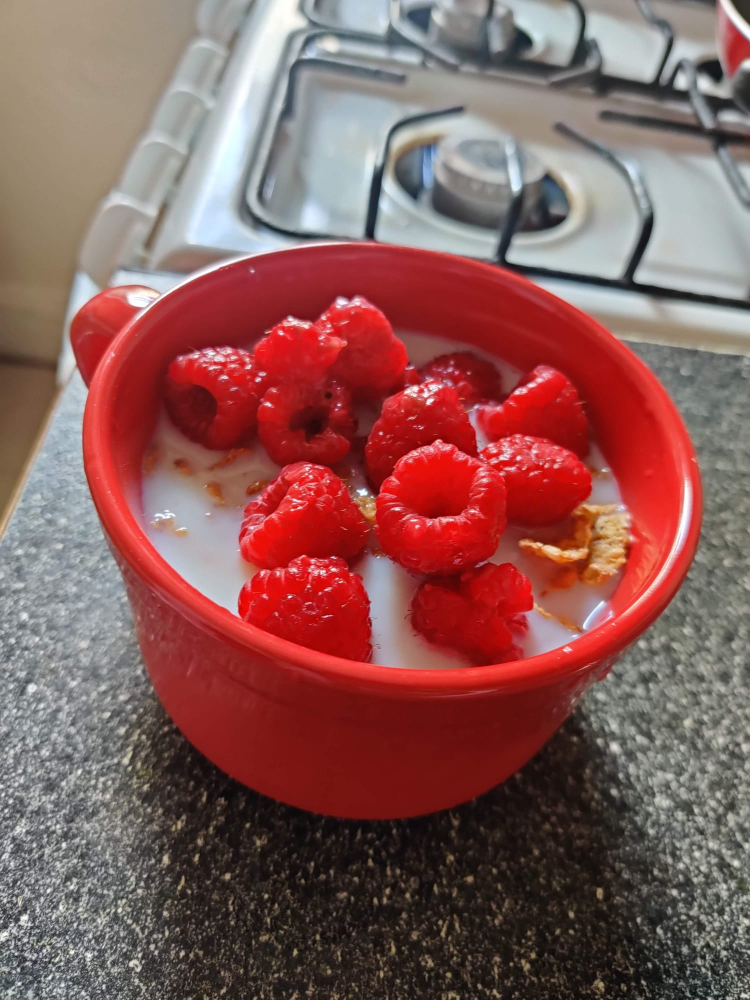
#> input picture Presentation_Report_Images/WhatsApp Image 2022-05-04 at 5.03.46 PM (1).jpeg, 1500 x 2000 px (shown at 1/2 size)
$ python crop.py 'Presentation_Report_Images/WhatsApp Image 2022-05-04 at 5.03.46 PM (1).jpeg'
#> lines starting #> are read from the running program, lines starting #| are printed output that depends on the picture
import cv2
import sys
import numpy as np


def main(argv):
    # load the image
    image = cv2.imread(argv[1])
#> image is the input picture: shape (2000, 1500, 3); mean B, G, R 88.8, 91.6, 136.4
    # crop the image
    cropped_image = image[60:754-70:, :]
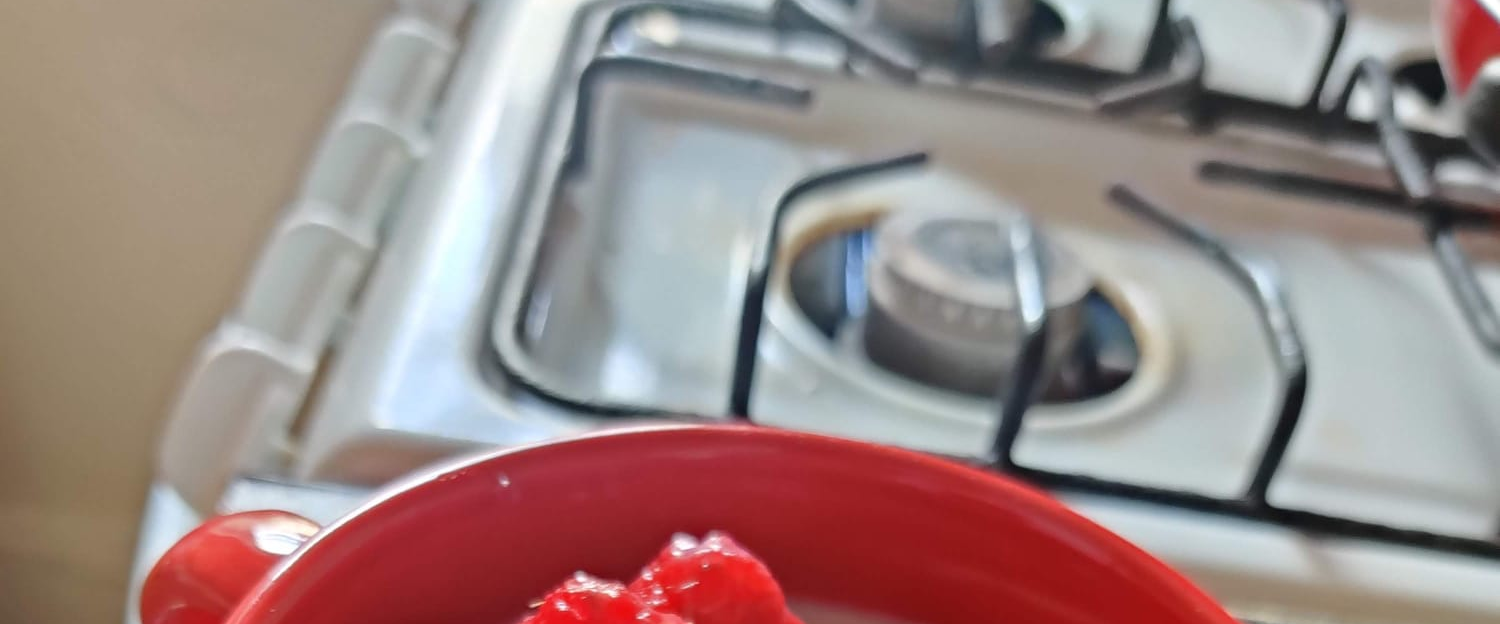
#> cropped_image: shape (624, 1500, 3); mean B, G, R 133, 135.2, 155.3
    cropped_image = cropped_image[:, 240:1536-200]
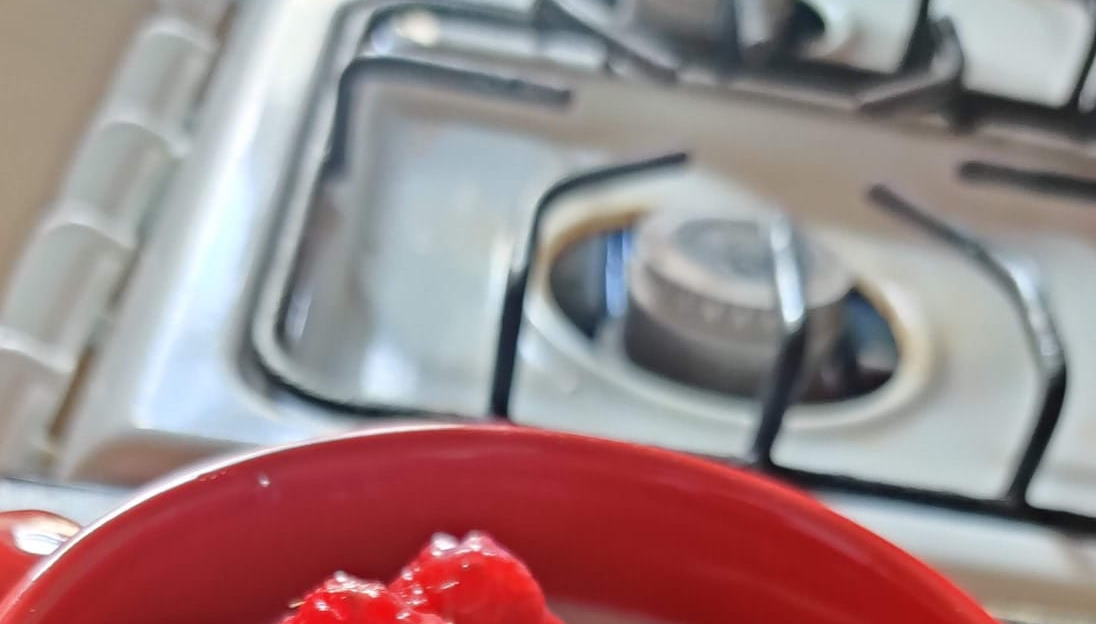
#> cropped_image: shape (624, 1096, 3); mean B, G, R 134.9, 133.4, 155.4
    new_image = np.concatenate(
        (cropped_image[:, :160], cropped_image[:, 150*2:160*3]), axis=1)
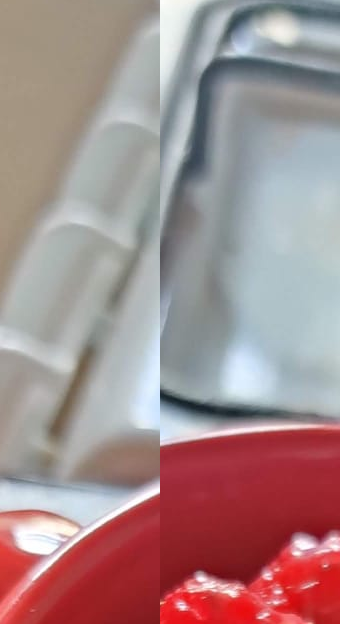
#> new_image: shape (624, 340, 3); mean B, G, R 139.8, 138.6, 164.5
    new_image2 = np.concatenate(
        (new_image, cropped_image[:, 155*4:160*5]), axis=1)
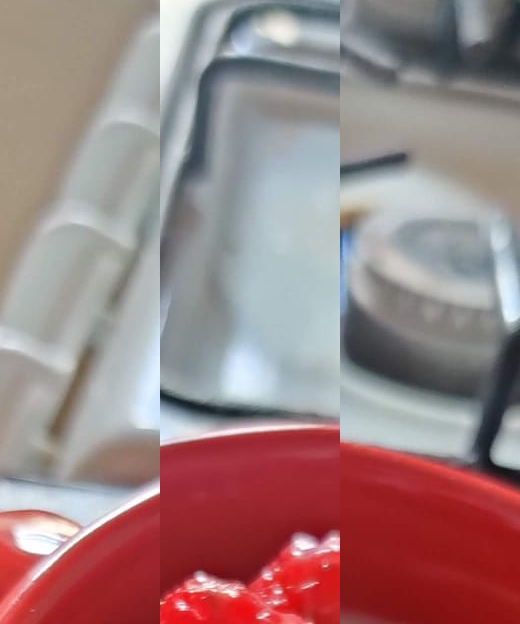
#> new_image2: shape (624, 520, 3); mean B, G, R 130.2, 128.9, 156.2
    new_image3 = np.concatenate((new_image2, cropped_image[:, 155*6:]), axis=1)
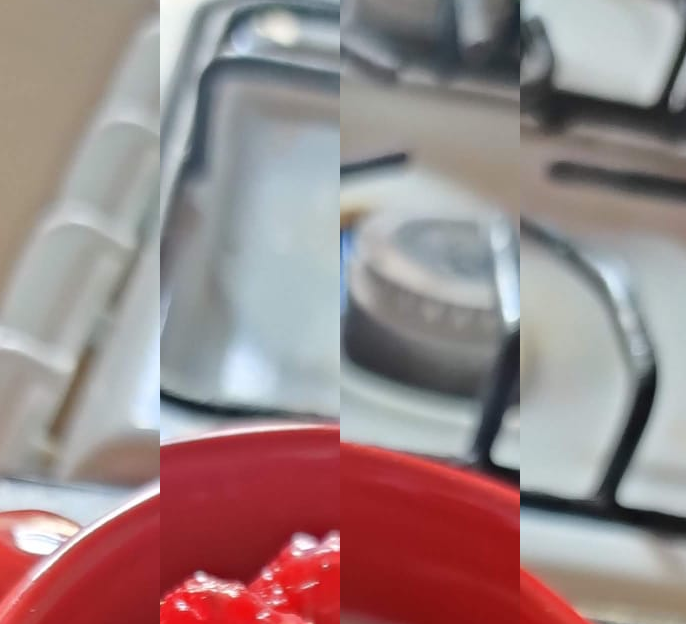
#> new_image3: shape (624, 686, 3); mean B, G, R 134.6, 134, 154.9

    # show the image
    cv2.imshow('image', new_image3)

    # write the image
    cv2.imwrite('.\Presentation_Report_Images\{}_cropped.png'.format(
        argv[1]), new_image3)

    # wait for a keypress
    cv2.waitKey(0)
    cv2.destroyAllWindows()


if __name__ == '__main__':
    main(sys.argv)

$ run again, on Presentation_Report_Images/WhatsApp Image 2022-05-04 at 5.03.48 PM (1).jpeg
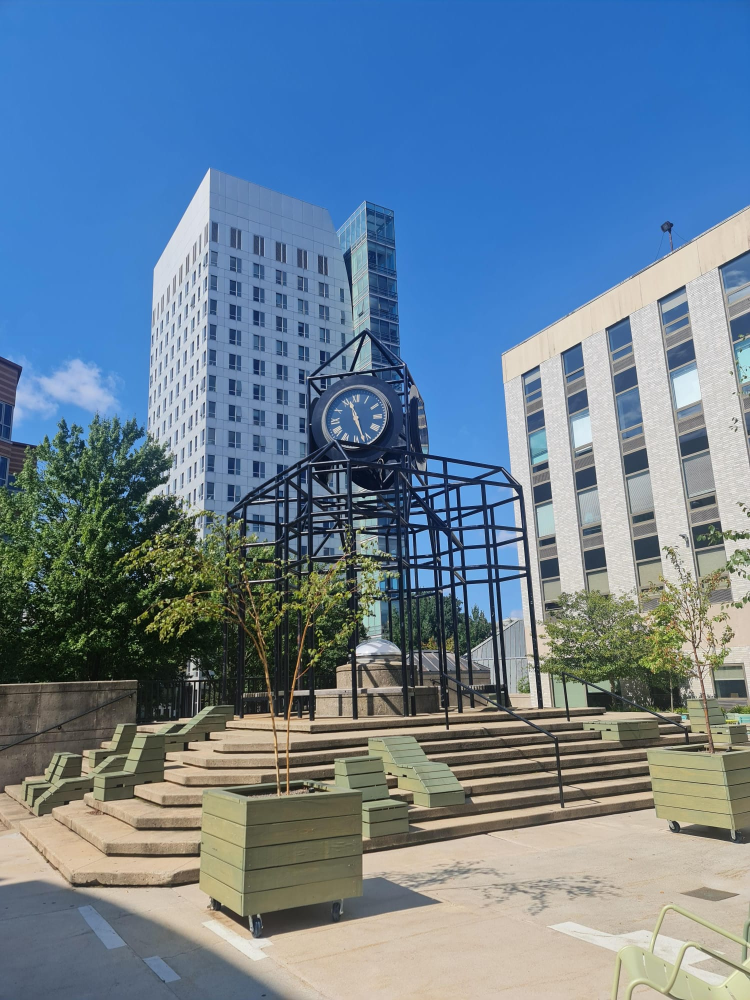
#> input picture Presentation_Report_Images/WhatsApp Image 2022-05-04 at 5.03.48 PM (1).jpeg, 1500 x 2000 px (shown at 1/2 size)
#> in main, image is the input picture: shape (2000, 1500, 3); mean B, G, R 148.9, 128.3, 105.3
#> in main, `new_image2 = np.concatenate( (new_image, cropped_image[:, 155*4:160*5]..`:
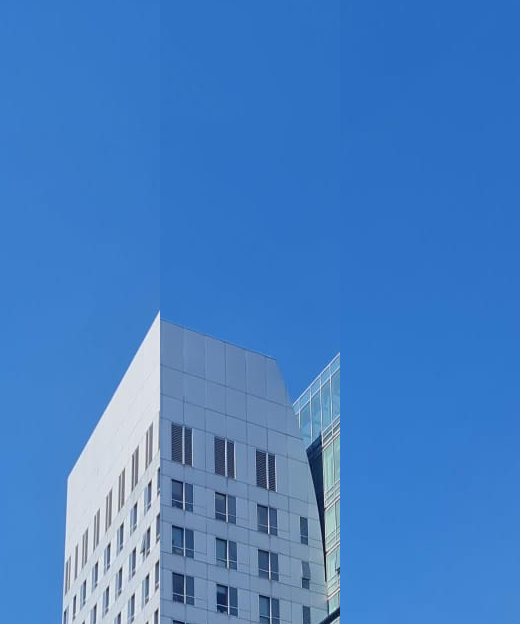
#> new_image2: shape (624, 520, 3); mean B, G, R 195.9, 127.1, 69.7
#> in main, `new_image3 = np.concatenate((new_image2, cropped_image[:, 155*6:]), ax..`:
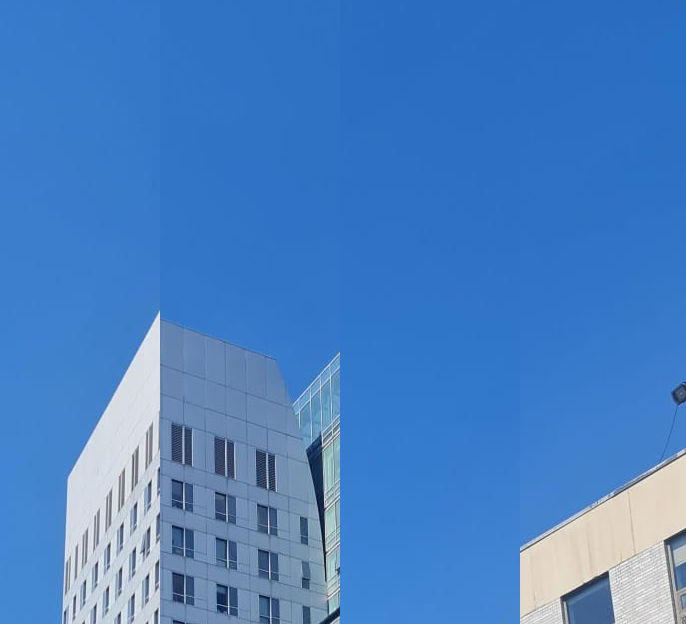
#> new_image3: shape (624, 686, 3); mean B, G, R 196, 128.4, 72.4

$ run again, on Presentation_Report_Images/WhatsApp Image 2022-05-04 at 5.03.46 PM.jpeg
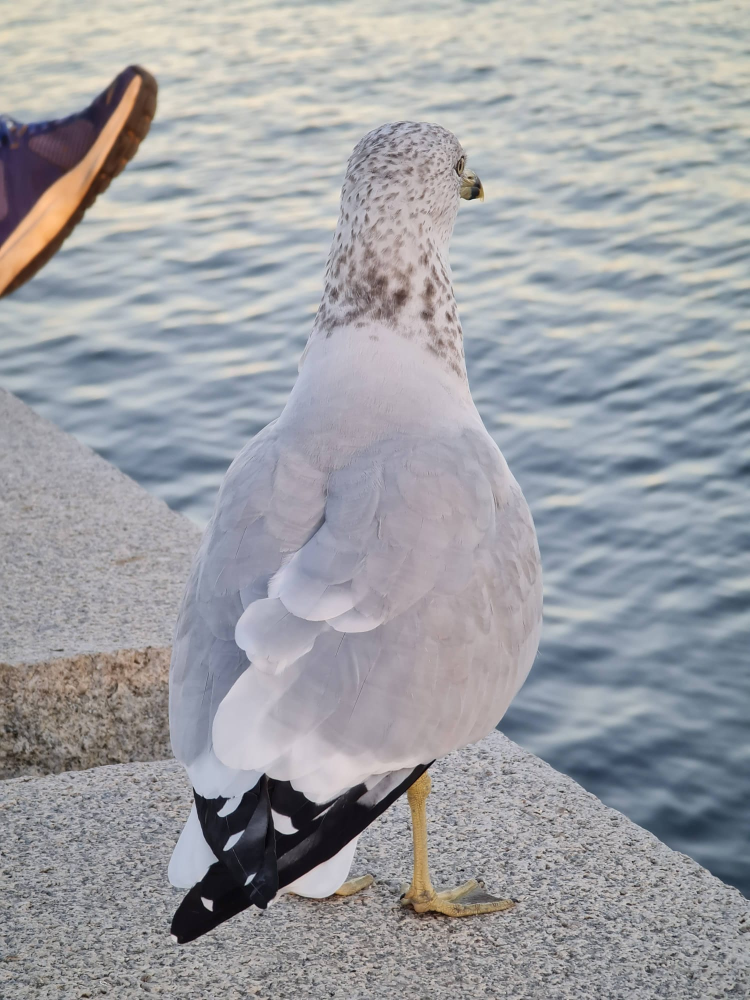
#> input picture Presentation_Report_Images/WhatsApp Image 2022-05-04 at 5.03.46 PM.jpeg, 1500 x 2000 px (shown at 1/2 size)
#> in main, image is the input picture: shape (2000, 1500, 3); mean B, G, R 163.3, 159.2, 158.1
#> in main, `new_image2 = np.concatenate( (new_image, cropped_image[:, 155*4:160*5]..`:
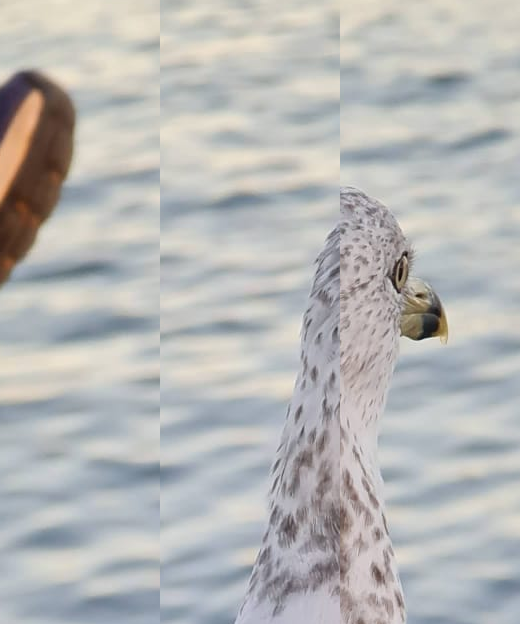
#> new_image2: shape (624, 520, 3); mean B, G, R 182.5, 183.5, 183
#> in main, `new_image3 = np.concatenate((new_image2, cropped_image[:, 155*6:]), ax..`:
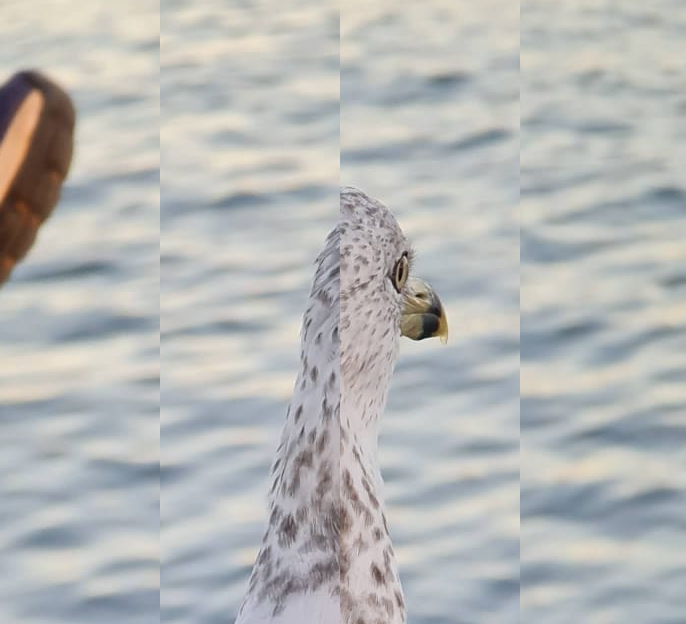
#> new_image3: shape (624, 686, 3); mean B, G, R 182.6, 183.6, 182

$ run again, on Presentation_Report_Images/WhatsApp Image 2022-05-04 at 5.03.47 PM.jpeg
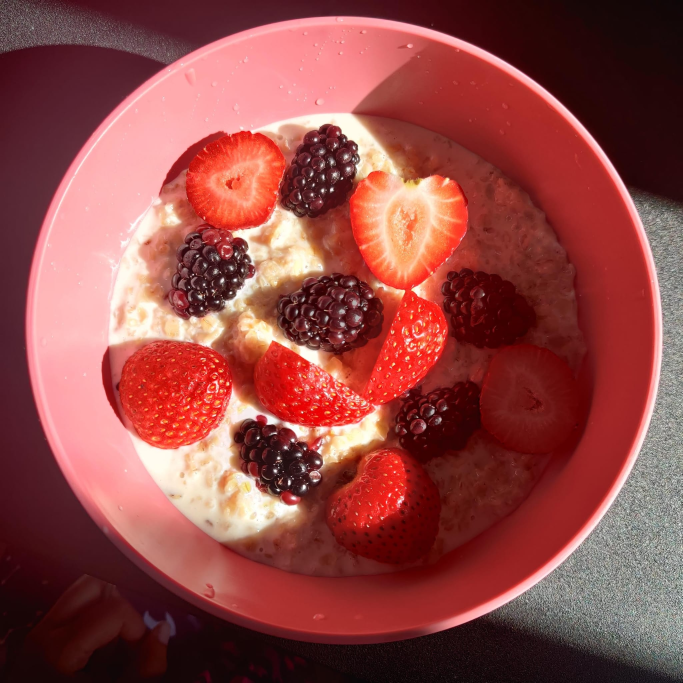
#> input picture Presentation_Report_Images/WhatsApp Image 2022-05-04 at 5.03.47 PM.jpeg, 2048 x 2048 px (shown at 1/3 size)
#> in main, image is the input picture: shape (2048, 2048, 3); mean B, G, R 70.4, 73.5, 145.6
#> in main, `new_image2 = np.concatenate( (new_image, cropped_image[:, 155*4:160*5]..`:
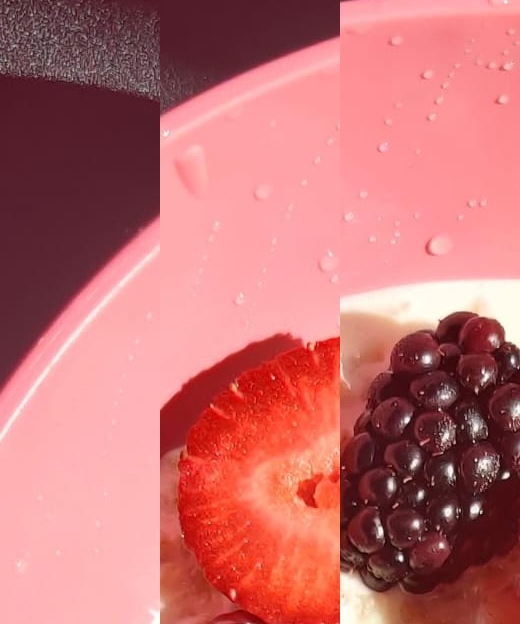
#> new_image2: shape (624, 520, 3); mean B, G, R 112.8, 111.6, 195.6
#> in main, `new_image3 = np.concatenate((new_image2, cropped_image[:, 155*6:]), ax..`:
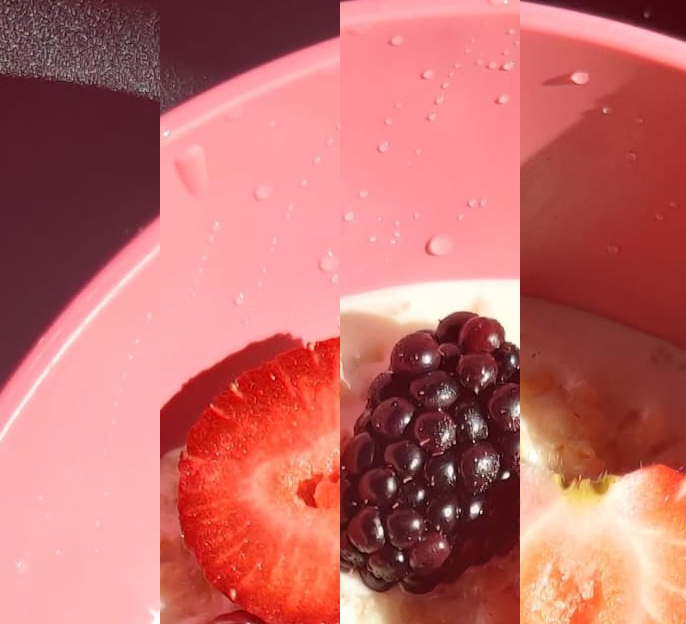
#> new_image3: shape (624, 686, 3); mean B, G, R 105.5, 108.2, 192.8
